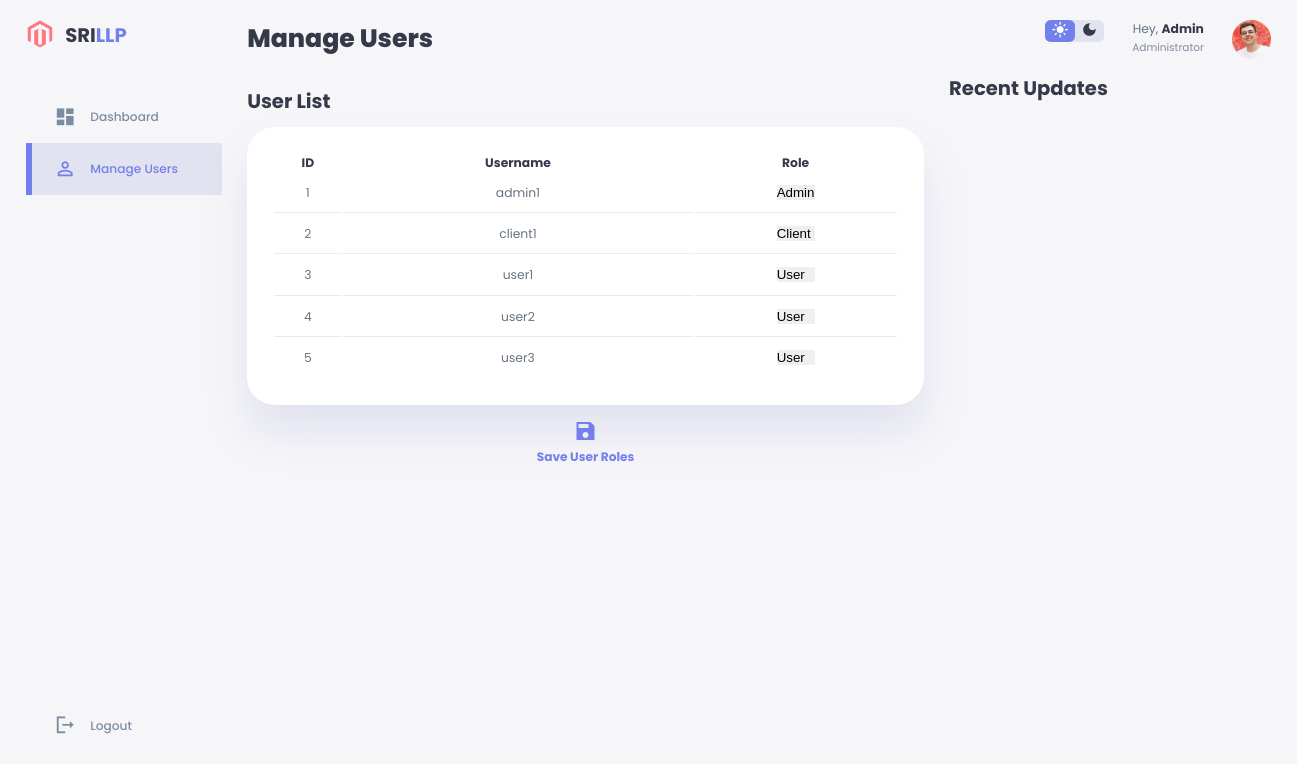
The app's page /dashboard/manage_users.php (signed in) with its own data.
### tables this page shows
CREATE TABLE `users` (
  `id` int(11) NOT NULL,
  `username` varchar(50) NOT NULL,
  `password` varchar(255) NOT NULL,
  `email` varchar(100) NOT NULL,
  `role` enum('admin','client','user') NOT NULL
);

### dashboard/manage_users.php (the view, shortened to what this page needs)
<?php
include('../includes/config.php');
$query = "SELECT id, username, role FROM users";
$result = $conn->query($query);
?>
<!DOCTYPE html>
<html lang="en">
<head>
    <link rel="stylesheet" href="../assets/css/style.css">
</head>
<body>
    <div class="container">
        <aside>
            <div class="top">
                <div class="logo">
                    <img src="../assets/images/logo.png" alt="Logo">
                    <h2>SRI<span class="primary">LLP</span></h2>
                </div>
            </div>
            <div class="sidebar">
                <a href="admindashboard.php">
                    <span class="material-icons-sharp">dashboard</span>
                    <h3>Dashboard</h3>
                </a>
                <a href="manage_users.php" class="active">
                    <span class="material-icons-sharp">person_outline</span>
                    <h3>Manage Users</h3>
                </a>
                <a href="./logout.php">
                    <span class="material-icons-sharp">logout</span>
                    <h3>Logout</h3>
                </a>
            </div>
        </aside>
        <main>
            <h1>Manage Users</h1>
            <form id="role-form" method="POST" action="manage_users.php">
                <div class="recent-orders">
                    <h2>User List</h2>
                    <table>
                        <thead>
                            <tr>
                                <th>ID</th>
                                <th>Username</th>
                                <th>Role</th>
                            </tr>
                        </thead>
                        <tbody>
                            <?php while ($row = $result->fetch_assoc()) : ?>
                                <tr>
                                    <td><?= htmlspecialchars($row['id']) ?></td>
                                    <td><?= htmlspecialchars($row['username']) ?></td>
                                    <td>
                                        <select name="roles[<?php echo $row['id']; ?>]">
                                            <option value="admin" <?php if ($row['role'] == 'admin') echo 'selected'; ?>>Admin</option>
                                            <option value="client" <?php if ($row['role'] == 'client') echo 'selected'; ?>>Client</option>
                                            <option value="user" <?php if ($row['role'] == 'user') echo 'selected'; ?>>User</option>
                                        </select>
                                    </td>
                                </tr>
                            <?php endwhile; ?>
                        </tbody>
                    </table>
                    <a href="#" class="save-btn" id="save-roles">
                        <span class="material-icons-sharp">save</span>
                        <h3>Save User Roles</h3>
                    </a>
                </div>
            </form>
        </main>
        <div class="right">
            <div class="top">
                <div class="theme-toggler">
                    <span class="material-icons-sharp active">light_mode</span>
                    <span class="material-icons-sharp">dark_mode</span>
                </div>
                <div class="profile">
                    <div class="info">
                        <p>Hey, <b>Admin</b></p>
                        <small class="text-muted">Administrator</small>
                    </div>
                    <div class="profile-photo">
                        <img src="../assets/images/profile-1.jpg" alt="Profile Picture">
                    </div>
                </div>
            </div>
            <div class="recent-updates">
                <h2>Recent Updates</h2>
            </div>
        </div>
    </div>
</body>
</html>

### assets/css/style.css (style rules this page uses)
:root { --color-primary: #7380ec; --color-danger: #ff7782; --color-success: #41f1b6; --color-warning: #ffbb55; --color-white: #fff; --color-info-dark: #7d8da1; --color-info-light: #dce1eb; --color-dark: #363949; --color-light: rgba(132, 139, 200, 0.18); --color-primary-variant: #111e88; --color-dark-variant: #677483; --color-background: #f6f6f9; --card-border-radius: 2rem; --border-radius-1: 0.4rem; --border-radius-2: 0.8rem; --border-radius-3: 1.2rem; --card-padding: 1.8rem; --padding-1: 1.2rem; --box-shadow: 0 2rem 3rem var(--color-light); }
* { margin: 0; padding: 0; outline: 0; appearance: none; border: 0; text-decoration: none; list-style: none; box-sizing: border-box; }
html { font-size: 14px; }
body { width: 100vw; height: 100vh; font-family: poppins, sans-serif; font-size: 0.88rem; background: var(--color-background); user-select: none; overflow-x: hidden; color: var(--color-dark); }
.container { display: grid; width: 96%; margin: 0 auto; gap: 1.8rem; grid-template-columns: 14rem auto 23rem; }
a { color: var(--color-dark); }
img { display: block; width: 100%; }
h1 { font-weight: 800; font-size: 1.8rem; }
h2 { font-size: 1.4rem; }
h3 { font-size: 0.87rem; }
small { font-size: 0.75rem; }
.profile-photo { width: 2.8rem; height: 2.8rem; border-radius: 50%; overflow: hidden; }
.text-muted { color: var(--color-info-dark); }
p { color: var(--color-dark-variant); }
b { color: var(--color-dark); }
.primary { color: var(--color-primary); }
aside { height: 100vh; }
aside .top { display: flex; align-items: center; justify-content: space-between; margin-top: 1.4rem; }
aside .logo { display: flex; gap: 0.8rem; }
aside .logo img { width: 2rem; height: 2rem; }
aside .sidebar { display: flex; flex-direction: column; height: 86vh; position: relative; top: 3rem; }
aside h3 { font-weight: 500; }
aside .sidebar a { display: flex; color: var(--color-info-dark); margin-left: 2rem; gap: 1rem; align-items: center; position: relative; height: 3.7rem; transition: all 300ms ease; }
aside .sidebar a span { font-size: 1.6rem; transition: all 300ms ease; }
aside .sidebar a:last-child { position: absolute; bottom: 2rem; width: 100%; }
aside .sidebar a.active { background: var(--color-light); color: var(--color-primary); margin-left: 0; }
aside .sidebar a.active:before { content: ""; width: 6px; height: 100%; background: var(--color-primary); }
aside .sidebar a.active span { color: var(--color-primary); margin-left: calc(1rem - 6px); }
main { margin-top: 1.4rem; }
main .recent-orders { margin-top: 2rem; }
main .recent-orders h2 { margin-bottom: 0.8rem; }
main .recent-orders table { background: var(--color-white); width: 100%; border-radius: var(--card-border-radius); padding: var(--card-padding); text-align: center; box-shadow: var(--box-shadow); transition: all 300ms ease; }
main table tbody td { height: 2.8rem; border-bottom: 1px solid var(--color-light); color: var(--color-dark-variant); }
main table tbody tr:last-child td { border: none; }
main .recent-orders a { text-align: center; display: block; margin: 1rem auto; color: var(--color-primary); }
.right { margin-top: 1.4rem; }
.right .top { display: flex; justify-content: end; gap: 2rem; }
.right .theme-toggler { background: var(--color-light); display: flex; justify-content: space-between; align-items: center; height: 1.6rem; width: 4.2rem; cursor: pointer; border-radius: var(--border-radius-1); }
.right .theme-toggler span { font-size: 1.2rem; width: 50%; height: 100%; display: flex; align-items: center; justify-content: center; }
.right .theme-toggler span.active { background: var(--color-primary); color: white; border-radius: var(--border-radius-1); }
.right .top .profile { display: flex; gap: 2rem; text-align: right; }
.right .recent-updates { margin-top: 1rem; }
.right .recent-updates h2 { margin-bottom: 0.8rem; }

### records on screen
users: id "1", username "admin1", role+id "Admin"
users: id "2", username "client1", role+id "Client"
users: id "3", username "user1", role+id "User"
users: id "4", username "user2", role+id "User"
users: id "5", username "user3", role+id "User"
